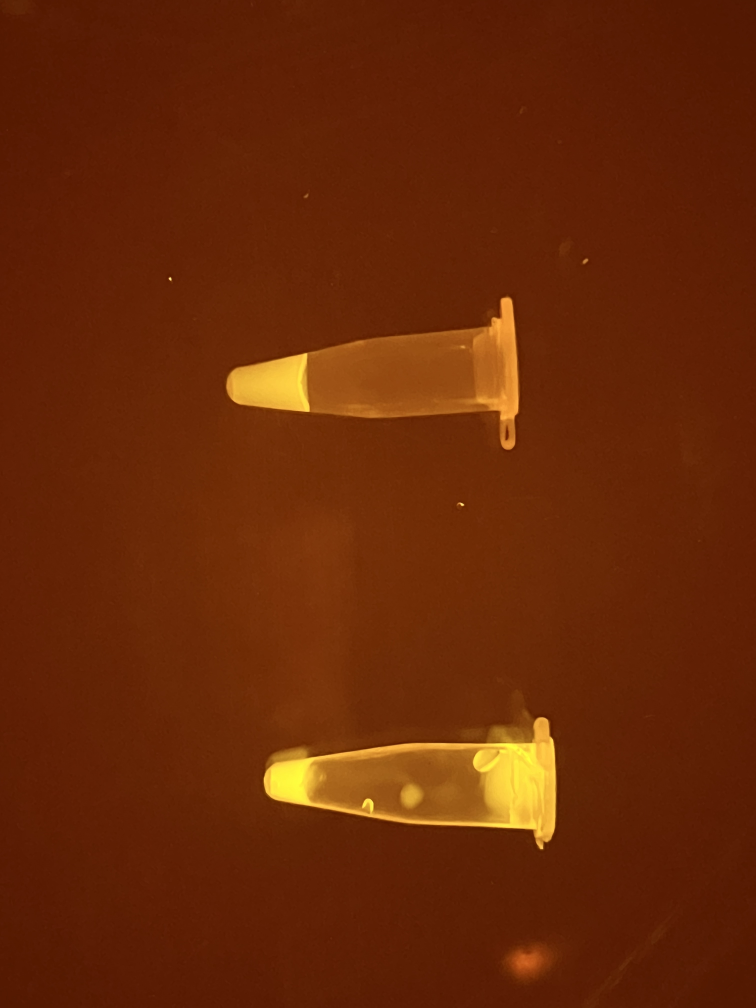
#> input picture data/samples/error_splash.jpg, 3024 x 4032 px, given as the content of the folder 2/data/raw_pilot/pilot_1_wavelength/wavelength_blue/positive, which was not available (shown at 1/4 size)
$ python pilot_1.py
#> lines starting #> are read from the running program, lines starting #| are printed output that depends on the picture; after the words box and inside, x2 and y2 are one past the last pixel; in counts of white or black regions, pixels touching at a corner belong together; pictures that were not available may be replaced by others from this repository, and a replacement may not be noted
# fluorescence_test_1.py
# 폴더에서 이미지를 읽어 Blue/White 파장 성능 비교
# - 자동 신호맵(파장 무관) + 자동 ROI 추출
# - ROI 오버레이/신호맵 저장
# - 요약 지표/추천 파장 summary.json 저장

import cv2
import json
import numpy as np
from pathlib import Path
from datetime import datetime
from PIL import Image, ImageOps

# ================== 환경에 맞게 경로 수정 ==================
import sys
from pathlib import Path
sys.path.insert(0, str(Path(__file__).resolve().parents[2]))

from paths import PILOT_1_WAVELENGTH, OUT_PILOT
BASE_DIR = str(PILOT_1_WAVELENGTH)
# ==========================================================

# --------- 유틸 ---------
IMG_EXTS = {".jpg", ".jpeg", ".png", ".bmp", ".tif", ".tiff"}

def imread_safe(path: Path):
    """cv2.imread 실패 시 PIL(EXIF 회전 보정)로 안전 로딩"""
    bgr = cv2.imread(str(path), cv2.IMREAD_COLOR)
    if bgr is not None:
        return bgr
    try:
        pil = Image.open(path)
        pil = ImageOps.exif_transpose(pil).convert("RGB")
        arr = np.array(pil)
        return cv2.cvtColor(arr, cv2.COLOR_RGB2BGR)
    except Exception:
        return None

def resize_keep(bgr, max_side=1200):
    h, w = bgr.shape[:2]
    if max(h, w) <= max_side:
        return bgr
    s = max_side / max(h, w)
    return cv2.resize(bgr, (int(w * s), int(h * s)), interpolation=cv2.INTER_AREA)

# --------- 신호맵 & ROI (NaN/빈배열 방어 포함) ---------
def auto_signal_map(bgr):
    """파장 무관 자동 신호맵 (Blue/White 모두 커버, NaN 방어)"""
    f = bgr.astype(np.float32)
    B, G, R = f[:, :, 0], f[:, :, 1], f[:, :, 2]
    eps = 1e-6

    # 후보1: Blue 배경 가정(G - a*R - 0.15*B)
    alpha = np.median(G) / (np.median(R) + eps)
    cand1 = G - alpha * R - 0.15 * B

    # 후보2: White 배경 가정(밝기 Y에서 롤링 배경 제거)
    Y = 0.299 * R + 0.587 * G + 0.114 * B
    bg = cv2.medianBlur(Y.astype(np.uint8), 31).astype(np.float32)
    cand2 = Y - bg

    # 후보3: G 채널
    cand3 = G

    def normalize_u8(S):
        p1, p99 = np.percentile(S, 1), np.percentile(S, 99)
        Sn = (S - p1) / max(p99 - p1, 1e-6)
        Sn = np.clip(Sn, 0, 1)
        return (Sn * 255).astype(np.uint8)

    def safe_score(Sn):
        Sn = Sn.astype(np.float32)
        top = float(np.percentile(Sn, 99.5))
        med = float(np.median(Sn))
        low_mask = Sn < np.percentile(Sn, 50)
        if np.any(low_mask):
            low_std = float(np.std(Sn[low_mask]))
        else:
            low_std = float(np.std(Sn))
        return (top - med) / (low_std + 1e-6)

    best_map, best_score = None, -1e9
    for S in (cand1, cand2, cand3):
        Sn8 = normalize_u8(S)
        sc = safe_score(Sn8)
        if sc > best_score:
            best_score, best_map = sc, Sn8

    if best_map is None:
        best_map = normalize_u8(G)  # 최후의 보루
    return best_map

def extract_roi_masks(sig_u8, max_regions=2):
    """신호맵에서 상위 블롭 ROI 마스크 추출 (빈 입력 방어)"""
    if sig_u8 is None or sig_u8.size == 0:
        return []

    blur = cv2.GaussianBlur(sig_u8, (5, 5), 1.2)
    _, th = cv2.threshold(blur, 0, 255, cv2.THRESH_BINARY + cv2.THRESH_OTSU)
    k = cv2.getStructuringElement(cv2.MORPH_ELLIPSE, (5, 5))
    clean = cv2.morphologyEx(th, cv2.MORPH_OPEN, k, iterations=1)
    clean = cv2.morphologyEx(clean, cv2.MORPH_CLOSE, k, iterations=1)
    cnts, _ = cv2.findContours(clean, cv2.RETR_EXTERNAL, cv2.CHAIN_APPROX_SIMPLE)
    if not cnts:
        return []
    cnts = sorted(cnts, key=cv2.contourArea, reverse=True)[:max_regions]
    masks = []
    for c in cnts:
        m = np.zeros_like(sig_u8, np.uint8)
        cv2.drawContours(m, [c], -1, 255, -1)
        masks.append(m)
    return masks

# --------- 단일 이미지 분석 ---------
def analyze_one_image(img_path: Path, save_preview_dir: Path):
    print(f"[DEBUG] Processing: {img_path.name}")

    bgr0 = imread_safe(img_path)
    if bgr0 is None:
        raise RuntimeError("이미지 로딩 실패")

    print(f"[DEBUG] Image loaded: shape={bgr0.shape}, dtype={bgr0.dtype}")

    bgr = resize_keep(bgr0, 1200)
    print(f"[DEBUG] After resize: shape={bgr.shape}")

    # 신호맵 & ROI
    sig = auto_signal_map(bgr)
    print(f"[DEBUG] Signal map: shape={sig.shape if sig is not None else 'None'}, "
          f"dtype={sig.dtype if sig is not None else 'None'}, "
          f"size={sig.size if sig is not None else 0}")

    if sig is None or sig.size == 0:
        raise RuntimeError("신호맵 생성 실패 - 빈 배열")

    masks = extract_roi_masks(sig, max_regions=2)
    if not masks:
        raise RuntimeError("ROI 검출 실패")

    roi_mask = np.zeros_like(sig)
    for m in masks:
        roi_mask = cv2.bitwise_or(roi_mask, m)
    bg_mask = cv2.bitwise_not(roi_mask)

    roi_vals = sig[roi_mask > 0].astype(np.float32)
    bg_vals = sig[bg_mask > 0].astype(np.float32)
    if roi_vals.size < 20 or bg_vals.size < 50:
        raise RuntimeError("ROI/배경 픽셀 부족")

    sig_mean = float(np.mean(roi_vals))
    bg_mean = float(np.mean(bg_vals))
    bg_std = float(np.std(bg_vals) + 1e-6)
    snr = (sig_mean - bg_mean) / bg_std
    sat = float(np.mean(roi_vals >= 250.0))

    # 오버레이 & 신호맵 저장
    overlay = bgr.copy()
    contours, _ = cv2.findContours(roi_mask, cv2.RETR_EXTERNAL, cv2.CHAIN_APPROX_SIMPLE)
    cv2.drawContours(overlay, contours, -1, (0, 255, 0), 2)

    save_preview_dir.mkdir(parents=True, exist_ok=True)
    cv2.imwrite(str(save_preview_dir / f"{img_path.stem}_overlay.jpg"), overlay)
    cv2.imwrite(str(save_preview_dir / f"{img_path.stem}_signal.jpg"), sig)

    return {
        "filename": img_path.name,
        "sig_mean": sig_mean,
        "bg_mean": bg_mean,
        "bg_std": bg_std,
        "snr": float(snr),
        "sat": float(sat),
    }

# --------- 배치 실행 ---------
def list_images(dir_path: Path):
    return sorted([p for p in dir_path.iterdir() if p.suffix.lower() in IMG_EXTS])

def run_batch(files, preview_root: Path, tag: str):
    results, fails = [], []
    prev_dir = preview_root / tag
    prev_dir.mkdir(parents=True, exist_ok=True)

    for p in files:
        try:
            r = analyze_one_image(p, prev_dir)
            results.append(r)
        except Exception as e:
            fails.append((p.name, str(e)))
            # 실패한 것도 어디까지 읽혔는지 보려면 여기서 원본 축소본 저장해도 됨
    return results, fails

# --------- 집계/점수 ---------
def aggregate_metrics(pos_results, neg_results):
    if not pos_results:
        return None
    pos_mean = float(np.median([r["sig_mean"] for r in pos_results]))
    neg_mean = float(np.median([r["sig_mean"] for r in neg_results])) if neg_results else 0.0
    all_res = pos_results + neg_results
    pooled = float(np.median([r["bg_std"] for r in all_res])) if all_res else 1.0
    separation = (pos_mean - neg_mean) / (pooled + 1e-6)
    snr_med = float(np.median([r["snr"] for r in pos_results]))
    sat_mean = float(np.mean([r["sat"] for r in all_res])) if all_res else 0.0
    return {
        "valid_pos": len(pos_results),
        "valid_neg": len(neg_results),
        "pos_mean": pos_mean,
        "neg_mean": neg_mean,
        "separation": float(separation),
        "snr": snr_med,
        "saturation": float(sat_mean),  # 0~1
    }

def score_rule(m):
    # 포화 페널티 강하게, 분리도/신호품질 가중
    return 0.6 * m["snr"] + 1.2 * m["separation"] - 8.0 * max(m["saturation"] - 0.02, 0.0)

# --------- 메인 ---------
def main():
    base = Path(BASE_DIR)
    blue_pos  = base / "wavelength_blue"  / "positive"
    blue_neg  = base / "wavelength_blue"  / "negative"
    white_pos = base / "wavelength_white" / "positive"
    white_neg = base / "wavelength_white" / "negative"

    # 경로/파일 점검
    print("=== 경로 점검 ===")
    for d in (blue_pos, blue_neg, white_pos, white_neg):
        print(f"{d}: {'OK' if d.is_dir() else 'MISSING'}")
    print()

    bp_files = list_images(blue_pos)
    bn_files = list_images(blue_neg)
    wp_files = list_images(white_pos)
    wn_files = list_images(white_neg)

    print("=== 파일 개수 ===")
    print(f"Blue Positive : {len(bp_files)}")
    print(f"Blue Negative : {len(bn_files)}")
    print(f"White Positive: {len(wp_files)}")
    print(f"White Negative: {len(wn_files)}")
    print()

    analysis_root = OUT_PILOT / "pilot_1_wavelength"
    preview_root = analysis_root / "previews"
    analysis_root.mkdir(exist_ok=True, parents=True)
    preview_root.mkdir(exist_ok=True, parents=True)

    # 실행
    print("=== Blue/White 분석 시작 ===")
    bp_res, bp_fail = run_batch(bp_files, preview_root, "blue_pos")
#> in imread_safe, bgr is the input picture: shape (4032, 3024, 3); mean B, G, R 6.6, 40.3, 104.2
#| [DEBUG] Image loaded: shape=(4032, 3024, 3), dtype=uint8
#| [DEBUG] After resize: shape=(1200, 900, 3)
#> in auto_signal_map, `B, G, R = f[:, :, 0], f[:, :, 1], f[:, :, 2]`:
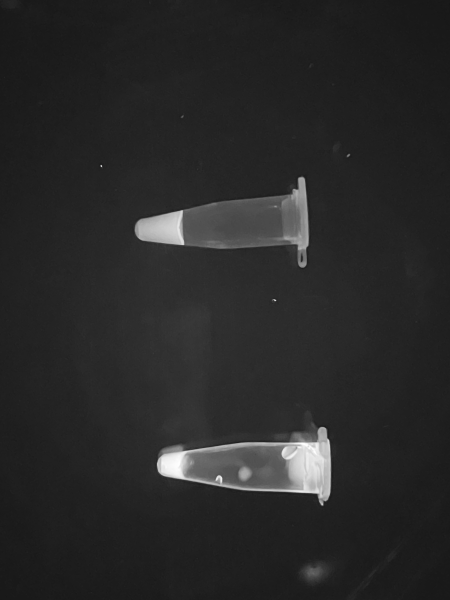
#> G: shape (1200, 900) float32 (shown at 1/2 size); min 22, max 255, mean 40.3
#> in auto_signal_map, `alpha = np.median(G) / (np.median(R) + eps)`: alpha = 0.347
#> in auto_signal_map, `cand2 = Y - bg`:
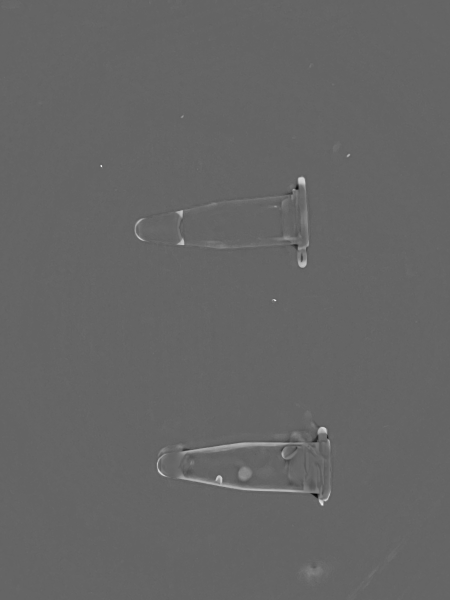
#> cand2: shape (1200, 900) float32 (shown at 1/2 size); min -116.3, max 177.5, mean 1; drawn with min black and max white
#> the loop in auto_signal_map, `for S in (cand1, cand2, cand3):` made 3 passes
#> (p1 in normalize_u8, p99 in normalize_u8, med in safe_score, low_std in safe_score, sc, best_score) on pass 1: (-4.64, 97.2, 10, 2.63, 93.07, 93.07)
#> (p1 in normalize_u8, p99 in normalize_u8, med in safe_score, low_std in safe_score, sc) on passes 2 to 3: (-3.96, 17.13, 55, 10.31, 19.39), (25, 192, 13, 3.35, 72.15)
#> after the loop in auto_signal_map, `for S in (cand1, cand2, cand3):`: best_score = 93.07
#| [DEBUG] Signal map: shape=(1200, 900), dtype=uint8, size=1080000
#> in extract_roi_masks, `_, th = cv2.threshold(blur, 0, 255, cv2.THRESH_BINARY + cv2.THRESH_OTSU)`:
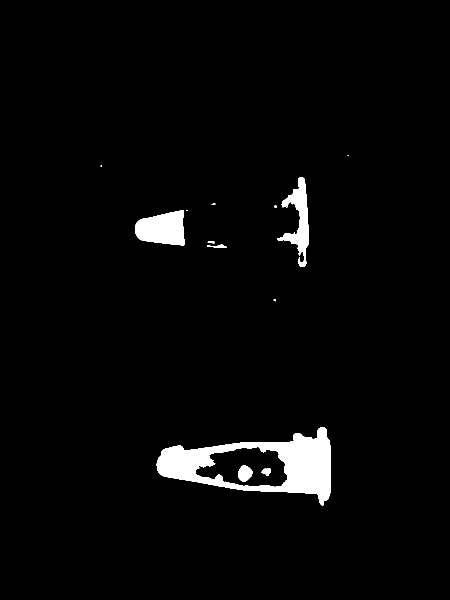
#> th: shape (1200, 900) (shown at 1/2 size); 2.9% white; 14 white regions (5 under 20 px), largest, box (x1, y1, x2, y2) and area: (313, 854, 662, 1011) 21141, (270, 420, 370, 491) 5271, (554, 354, 617, 534) 4150
#> in extract_roi_masks, `clean = cv2.morphologyEx(th, cv2.MORPH_OPEN, k, iterations=1)`: clean: shape (1200, 900); 2.9% white; 8 white regions (1 under 20 px), largest, box (x1, y1, x2, y2) and area: (313, 854, 662, 1011) 21095, (270, 420, 370, 491) 5271, (555, 354, 617, 507) 3862
#> in extract_roi_masks, `clean = cv2.morphologyEx(clean, cv2.MORPH_CLOSE, k, iterations=1)`: clean: shape (1200, 900); 2.9% white; 8 white regions (1 under 20 px)
#> in extract_roi_masks, `cnts, _ = cv2.findContours(clean, cv2.RETR_EXTERNAL, cv2.CHAIN_APPROX_..`: cnts = 6 contours, 1 with area under 20; largest, box (x1, y1, x2, y2) and area: (313, 854, 662, 1011) 30877, (270, 420, 370, 491) 5128, (555, 354, 617, 507) 3659, (597, 520, 613, 534) 124, (435, 489, 449, 496) 59
#> in extract_roi_masks, `cnts = sorted(cnts, key=cv2.contourArea, reverse=True)[:max_regions]`: cnts = 2 contours; box (x1, y1, x2, y2) and area: (313, 854, 662, 1011) 30877, (270, 420, 370, 491) 5128
#> the loop in extract_roi_masks, `for c in cnts:` made 2 passes
#> after the loop in extract_roi_masks, `for c in cnts:`:
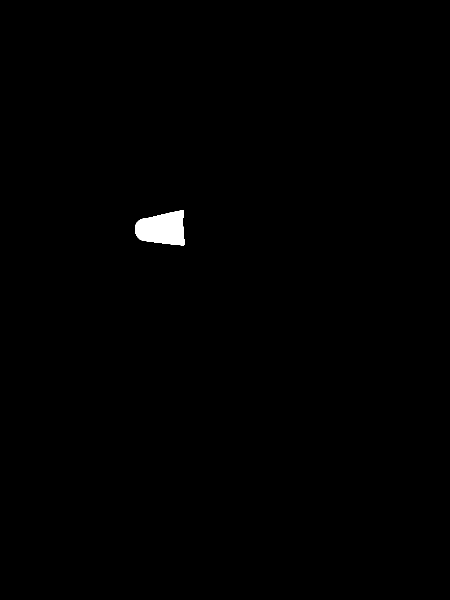
#> m: shape (1200, 900) (shown at 1/2 size); 0.49% white; 1 white region, box (x1, y1, x2, y2) and area: (270, 420, 370, 491) 5271
#> after the loop in extract_roi_masks, `for c in cnts:`: masks = 2 items
#> the loop in analyze_one_image, `for m in masks:` made 2 passes
#> in analyze_one_image, `bg_mask = cv2.bitwise_not(roi_mask)`:
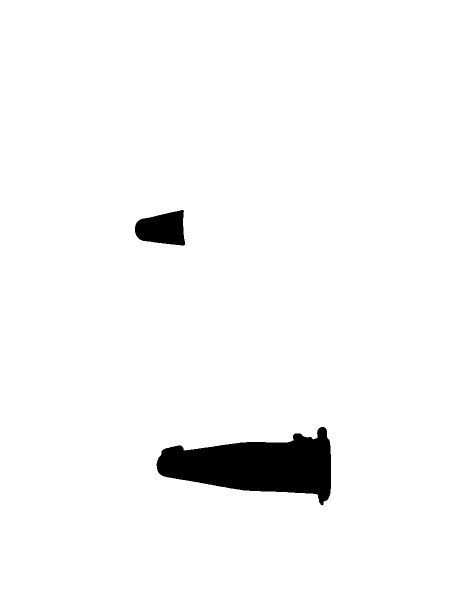
#> bg_mask: shape (1200, 900) (shown at 1/2 size); 96.6% white; 2 black regions
#> in analyze_one_image, `sig_mean = float(np.mean(roi_vals))`: sig_mean = 180.8
#> in analyze_one_image, `bg_mean = float(np.mean(bg_vals))`: bg_mean = 12.92
#> in analyze_one_image, `bg_std = float(np.std(bg_vals) + 1e-6)`: bg_std = 15.17
#> in analyze_one_image, `snr = (sig_mean - bg_mean) / bg_std`: snr = 11.07
#> in analyze_one_image, `sat = float(np.mean(roi_vals >= 250.0))`: sat = 0.315
#> in analyze_one_image, `contours, _ = cv2.findContours(roi_mask, cv2.RETR_EXTERNAL, cv2.CHAIN_..`: contours has the same summary as cnts in extract_roi_masks
#> in analyze_one_image, `cv2.drawContours(overlay, contours, -1, (0, 255, 0), 2)`:
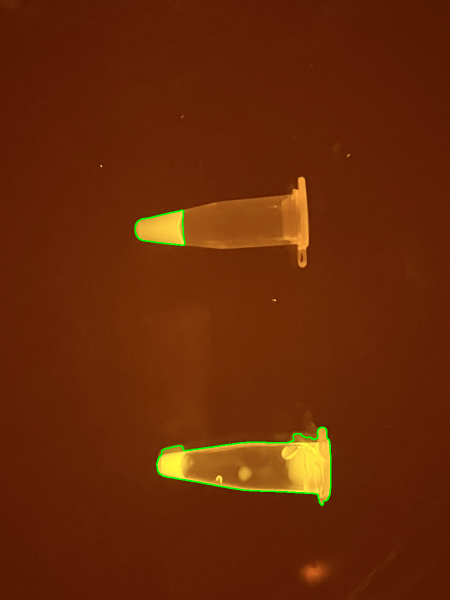
#> overlay: shape (1200, 900, 3) (shown at 1/2 size); mean B, G, R 6.4, 40.8, 103.5
#> in run_batch, `r = analyze_one_image(p, prev_dir)`: r = {'filename': 'error_splash.jpg', 'sig_mean': 180.8, 'bg_mean': 12.92, 'bg_std': 15.17, 'snr': 11.07, 'sat': 0.315}
#> bp_res = 1 item; bp_fail = []
    bn_res, bn_fail = run_batch(bn_files, preview_root, "blue_neg")
#| [DEBUG] Image loaded: shape=(4032, 3024, 3), dtype=uint8
#| [DEBUG] After resize: shape=(1200, 900, 3)
#> the loop in auto_signal_map (call 2), `for S in (cand1, cand2, cand3):` made 3 passes
#| [DEBUG] Signal map: shape=(1200, 900), dtype=uint8, size=1080000
#> in extract_roi_masks (call 2), `cnts, _ = cv2.findContours(clean, cv2.RETR_EXTERNAL, cv2.CHAIN_APPROX_..`: cnts = 6 contours, 1 with area under 20; largest, box (x1, y1, x2, y2) and area: (313, 854, 662, 1011) 30877, (270, 420, 370, 491) 5128, (555, 354, 617, 507) 3659, (597, 520, 613, 534) 124, (435, 489, 449, 496) 59
#> in extract_roi_masks (call 2), `cnts = sorted(cnts, key=cv2.contourArea, reverse=True)[:max_regions]`: cnts = 2 contours; box (x1, y1, x2, y2) and area: (313, 854, 662, 1011) 30877, (270, 420, 370, 491) 5128
#> the loop in extract_roi_masks (call 2), `for c in cnts:` made 2 passes
#> the loop in analyze_one_image (call 2), `for m in masks:` made 2 passes
#> bn_res = 1 item; bn_fail = []
    wp_res, wp_fail = run_batch(wp_files, preview_root, "white_pos")
#| [DEBUG] Image loaded: shape=(4032, 3024, 3), dtype=uint8
#| [DEBUG] After resize: shape=(1200, 900, 3)
#| [DEBUG] Signal map: shape=(1200, 900), dtype=uint8, size=1080000
#> in extract_roi_masks (call 3), `cnts, _ = cv2.findContours(clean, cv2.RETR_EXTERNAL, cv2.CHAIN_APPROX_..`: cnts = 6 contours, 1 with area under 20; largest, box (x1, y1, x2, y2) and area: (313, 854, 662, 1011) 30877, (270, 420, 370, 491) 5128, (555, 354, 617, 507) 3659, (597, 520, 613, 534) 124, (435, 489, 449, 496) 59
#> in extract_roi_masks (call 3), `cnts = sorted(cnts, key=cv2.contourArea, reverse=True)[:max_regions]`: cnts = 2 contours; box (x1, y1, x2, y2) and area: (313, 854, 662, 1011) 30877, (270, 420, 370, 491) 5128
#> wp_res = 1 item; wp_fail = []
    wn_res, wn_fail = run_batch(wn_files, preview_root, "white_neg")
#| [DEBUG] Image loaded: shape=(4032, 3024, 3), dtype=uint8
#| [DEBUG] After resize: shape=(1200, 900, 3)
#> the loop in auto_signal_map (call 4), `for S in (cand1, cand2, cand3):` made 3 passes
#> pass 3, in safe_score (call 12), `low_mask = Sn < np.percentile(Sn, 50)`:
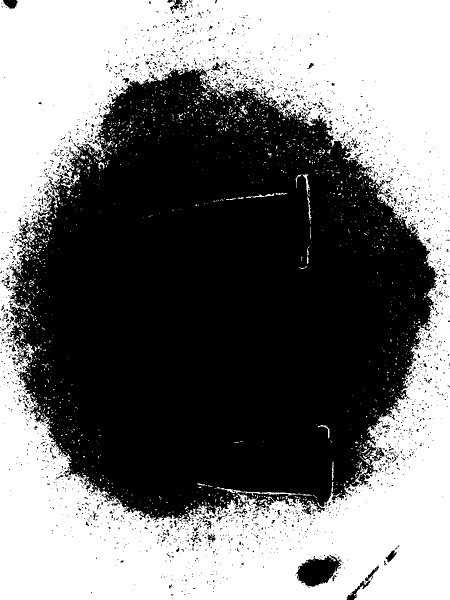
#> low_mask: shape (1200, 900) bool (shown at 1/2 size); 47.3% white; 1872 white regions (1788 under 20 px)
#| [DEBUG] Signal map: shape=(1200, 900), dtype=uint8, size=1080000
#> in extract_roi_masks (call 4), `cnts, _ = cv2.findContours(clean, cv2.RETR_EXTERNAL, cv2.CHAIN_APPROX_..`: cnts = 6 contours, 1 with area under 20; largest, box (x1, y1, x2, y2) and area: (313, 854, 662, 1011) 30877, (270, 420, 370, 491) 5128, (555, 354, 617, 507) 3659, (597, 520, 613, 534) 124, (435, 489, 449, 496) 59
#> in extract_roi_masks (call 4), `cnts = sorted(cnts, key=cv2.contourArea, reverse=True)[:max_regions]`: cnts = 2 contours; box (x1, y1, x2, y2) and area: (313, 854, 662, 1011) 30877, (270, 420, 370, 491) 5128
#> wn_res = 1 item; wn_fail = []

    # 실패 로그
    for name, why in (bp_fail + bn_fail + wp_fail + wn_fail):
        print(f"[FAIL] {name} -> {why}")
#> this loop made 0 passes

    # 집계
    blue_metrics  = aggregate_metrics(bp_res, bn_res)
#> in aggregate_metrics, `pos_mean = float(np.median([r["sig_mean"] for r in pos_results]))`: pos_mean = 180.8
#> in aggregate_metrics, `all_res = pos_results + neg_results`: all_res = 2 items
#> in aggregate_metrics, `pooled = float(np.median([r["bg_std"] for r in all_res])) if all_res e..`: pooled = 15.17
#> in aggregate_metrics, `separation = (pos_mean - neg_mean) / (pooled + 1e-6)`: separation = 0
#> in aggregate_metrics, `snr_med = float(np.median([r["snr"] for r in pos_results]))`: snr_med = 11.07
#> in aggregate_metrics, `sat_mean = float(np.mean([r["sat"] for r in all_res])) if all_res else..`: sat_mean = 0.315
#> blue_metrics = {'valid_pos': 1, 'valid_neg': 1, 'pos_mean': 180.8, 'neg_mean': 180.8, 'separation': 0, 'snr': 11.07, 'saturation': 0.315}
    white_metrics = aggregate_metrics(wp_res, wn_res)
#> white_metrics has the same summary as blue_metrics

    result = {
        "base_dir": str(base),
        "generated_at": datetime.now().strftime("%Y-%m-%d %H:%M:%S"),
        "counts": {
            "blue_pos": len(bp_files),
            "blue_neg": len(bn_files),
            "white_pos": len(wp_files),
            "white_neg": len(wn_files),
        },
        "metrics": {"blue": blue_metrics, "white": white_metrics},
        "scores": {},
        "winner": None,
        "fails": {
            "blue_pos": bp_fail,
            "blue_neg": bn_fail,
            "white_pos": wp_fail,
            "white_neg": wn_fail,
        },
        "preview_dir": str(preview_root),
    }

    if blue_metrics:
        result["scores"]["blue"] = score_rule(blue_metrics)
    if white_metrics:
        result["scores"]["white"] = score_rule(white_metrics)

    if blue_metrics and white_metrics:
        result["winner"] = "Blue" if result["scores"]["blue"] > result["scores"]["white"] else "White"
    elif blue_metrics:
        result["winner"] = "Blue"
    elif white_metrics:
        result["winner"] = "White"

    # 저장
    out_json = analysis_root / "summary.json"
    with open(out_json, "w", encoding="utf-8") as f:
        json.dump(result, f, ensure_ascii=False, indent=2)

    print("\n=== 완료 ===")
    print(f"[saved] {out_json}")
    print(f"[preview dir] {preview_root}")

if __name__ == "__main__":
    main()
